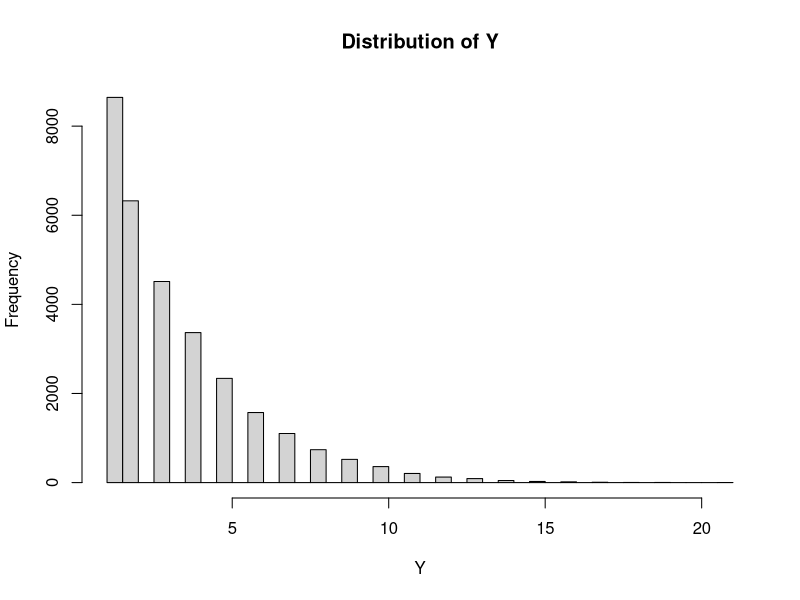

Recreate this plot in R.
## ---- chunk 1
knitr::opts_chunk$set(echo = TRUE)
## ---- chunk 2

set.seed(10092023)

# Number of random variables
n = 10 

# Range of each random variable (1 to k)
k = 30  

# Number of simulations 
sims = 30000  

## ---- chunk 3


min_val = numeric(sims)

# perform trials

for (i in 1:sims) {
  x = sample(1:k, n, replace = TRUE)  
  min_val[i] = min(x)  
}
## ---- chunk 4
# plotting the distribution of y

hist(min_val, breaks = k, main = "Distribution of Y", xlab = "Y", ylab = "Frequency")
## ---- chunk 5

#prob of failing any year
p_L_a = 1 / 10

# prob machine will fail after 8 yrs

prob_L_after_8_a = 1 - pgeom(8, prob = p_L_a)

#expected val
exp_val_a=1/p_L_a

std_dev_a=sqrt((1-p_L_a)/p_L_a^1)

cat("The probability that the machine will fail after 8 years is",prob_L_after_8_a,"or",prob_L_after_8_a*100,"% \n")

cat("The expected number of failures in 8 years is",exp_val_a,"failures \n")

cat("The standard deviation is +/-",std_dev_a,"failures \n")

## ---- chunk 6

# rate of failure per year
lambda_L_b = 1 / 10

# Probability that the machine will fail after 8 years
prob_L_after_8_b = exp(-lambda_L_b * 8)

# expected value

exp_val_b = 1 / lambda_L_b

# standard deviation

std_dev_b = 1 / lambda_L_b

cat("The probability that the machine will fail after 8 years is",prob_L_after_8_b,"or",prob_L_after_8_b*100,"% \n")

cat("The expected number of failures in 8 years is",exp_val_b,"failures \n")

cat("The standard deviation is +/-",std_dev_b,"failures \n")
## ---- chunk 7
#n years

n_yrs=8

#prob fail any year

p_L_c=1/10

#prob machine not fail in first 8 yrs
prob_w_first_8_c = dbinom(0, size = n_yrs, prob = p_L_c)

#prob will after 1st 8 yrs
prob_L_after_8_c = 1 - prob_w_first_8_c

# exp val
exp_val_c = n_yrs * p_L_c

# stdev
std_dev_c = sqrt(n_yrs* p_L_c * (1 - p_L_c))


cat("The probability that the machine will fail after 8 years is",prob_w_first_8_c,"or",prob_w_first_8_c*100,"% \n")

cat("The expected number of failures in 8 years is",exp_val_c,"failures \n")

cat("The standard deviation is +/-",std_dev_c,"failures \n")
## ---- chunk 8

# avg rate of failure in 8 ysr

lambda_L_d = 8 / 10

# Prob that machine will not fail in the first 8 yrs

prob_w_first_8_d= dpois(0, lambda_L_d)
prob_L_after_8_d = 1 - prob_w_first_8_d

#expected
exp_val_d=lambda_L_d

#std dev
std_dev_d=sqrt(lambda_L_d)


cat("The probability that the machine will fail after 8 years is",prob_L_after_8_d,"or",prob_L_after_8_d*100,"% \n")

cat("The expected number of failures in 8 years is",exp_val_d,"failures \n")

cat("The standard deviation is +/-",std_dev_d,"failures \n")
